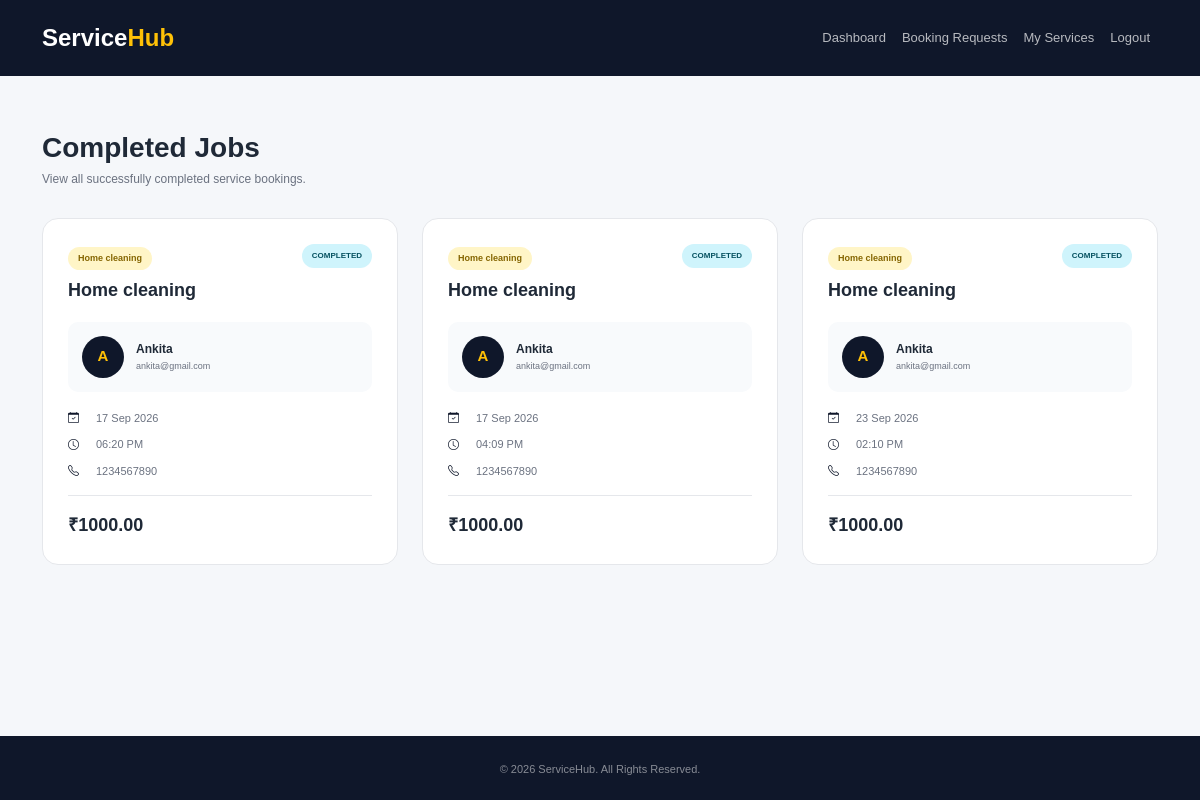
/provider-completed-jobs/ (signed in), run on the app's committed database.
### service_app/models.py (models this page shows, shortened)
class Booking(models.Model):
    STATUS_CHOICES = [
        ("pending", "Pending"),
        ("confirmed", "Confirmed"),
        ("completed", "Completed"),
        ("cancelled", "Cancelled"),
    ]
    customer = models.ForeignKey(
        CustomerProfile,
        on_delete=models.CASCADE
    )
    service = models.ForeignKey(
        Service,
        on_delete=models.CASCADE
    )
    provider = models.ForeignKey(
        ProviderProfile,
        on_delete=models.CASCADE
    )
    booking_date = models.DateField()
    booking_time = models.TimeField()
    message = models.TextField(blank=True)
    status = models.CharField(
        max_length=20,
        choices=STATUS_CHOICES,
        default="pending"
    )
    created_at = models.DateTimeField(auto_now_add=True)

class Service(models.Model):
    provider = models.ForeignKey(
        ProviderProfile,
        on_delete=models.CASCADE,
        null=True,
        blank=True
    )
    category = models.ForeignKey(
        Category,
        on_delete=models.CASCADE
    )
    name = models.CharField(max_length=150)
    description = models.TextField()
    price = models.DecimalField(
        max_digits=10,
        decimal_places=2
    )
    is_active = models.BooleanField(default=True)
    created_at = models.DateTimeField(auto_now_add=True)

class Category(models.Model):
    name = models.CharField(max_length=100, unique=True)
    description = models.TextField(blank=True)

class CustomerProfile(models.Model):
    user = models.OneToOneField(User, on_delete=models.CASCADE)
    phone = models.CharField(max_length=15, blank=True)
    address = models.TextField(blank=True)

### service_app/views.py (the view)
# urls.py: path("provider-completed-jobs/", views.provider_completed_jobs, name="provider_completed_jobs"),
@login_required(login_url="login")
def provider_completed_jobs(request):
    if not hasattr(request.user, "providerprofile"):
        return redirect("dashboard")
    provider = request.user.providerprofile
    completed_jobs = Booking.objects.filter(
        provider=provider,
        status="completed"
    ).order_by("-id")
    return render(request, "provider_completed_jobs.html", {
        "completed_jobs": completed_jobs
    })

### templates/provider_completed_jobs.html (shortened to what this page needs)
<!DOCTYPE html>
<html lang="en">
<head>
    <link href="https://cdn.jsdelivr.net/npm/bootstrap@5.3.8/dist/css/bootstrap.min.css" rel="stylesheet">
    <link rel="stylesheet" href="https://cdn.jsdelivr.net/npm/bootstrap-icons@1.13.1/font/bootstrap-icons.min.css">
</head>
<body>
<nav class="navbar navbar-expand-lg navbar-dark">
    <div class="container">
        <a href="{% url 'home' %}" class="navbar-brand">
            Service<span>Hub</span>
        </a>
        <div class="collapse navbar-collapse" id="navbarMenu">
            <ul class="navbar-nav ms-auto">
                <li class="nav-item">
                    <a href="{% url 'provider_dashboard' %}" class="nav-link">
                        Dashboard
                    </a>
                </li>
                <li class="nav-item">
                    <a href="{% url 'provider_booking_list' %}" class="nav-link">
                        Booking Requests
                    </a>
                </li>
                <li class="nav-item">
                    <a href="{% url 'provider_service_list' %}" class="nav-link">
                        My Services
                    </a>
                </li>
                <li class="nav-item">
                    <a href="{% url 'logout' %}" class="nav-link">
                        Logout
                    </a>
                </li>
            </ul>
        </div>
    </div>
</nav>
<section class="page-section">
    <div class="container">
        <h1 class="page-title">
            Completed Jobs
        </h1>
        <p class="page-subtitle">
            View all successfully completed service bookings.
        </p>
        {% if completed_jobs %}
            <div class="row g-4">
                {% for booking in completed_jobs %}
                    <div class="col-lg-4 col-md-6">
                        <div class="job-card">
                            <div class="job-top">
                                <div>
                                    <span class="category">
                                        {{ booking.service.category.name }}
                                    </span>
                                    <h4>
                                        {{ booking.service.name }}
                                    </h4>
                                </div>
                                <span class="status">
                                    Completed
                                </span>
                            </div>
                            <div class="customer-box">
                                <div class="avatar">
                                    {{ booking.customer.user.username|first|upper }}
                                </div>
                                <div>
                                    <span class="customer-name">
                                        {{ booking.customer.user.username }}
                                    </span>
                                    <span class="customer-email">
                                        {{ booking.customer.user.email }}
                                    </span>
                                </div>
                            </div>
                            <div class="info-row">
                                <i class="bi bi-calendar-check"></i>
                                <span>
                                    {{ booking.booking_date|date:"d M Y" }}
                                </span>
                            </div>
                            <div class="info-row">
                                <i class="bi bi-clock"></i>
                                <span>
                                    {{ booking.booking_time|time:"h:i A" }}
                                </span>
                            </div>
                            {% if booking.customer.phone %}
                                <div class="info-row">
                                    <i class="bi bi-telephone"></i>
                                    <span>
                                        {{ booking.customer.phone }}
                                    </span>
                                </div>
                            {% endif %}
                            <div class="price">
                                ₹{{ booking.service.price }}
                            </div>
                        </div>
                    </div>
                {% endfor %}
            </div>
        {% endif %}
    </div>
</section>
<footer>
    <div class="container">
        © {% now "Y" %} ServiceHub. All Rights Reserved.
    </div>
</footer>
</body>
</html>

### templates/provider_completed_jobs.html (style rules this page uses)
* { box-sizing: border-box; }
body { margin: 0; font-family: Arial, sans-serif; background: #f5f7fa; color: #1f2937; }
a { text-decoration: none; }
.navbar { padding: 15px 0; background: #0f172a; }
.navbar-brand { color: white !important; font-size: 24px; font-weight: 800; }
.navbar-brand span { color: #ffc107; }
.nav-link { color: rgba(255,255,255,0.70) !important; font-size: 13px; }
.page-section { min-height: calc(100vh - 140px); padding: 55px 0; }
.page-title { margin-bottom: 5px; font-size: 28px; font-weight: 800; }
.page-subtitle { margin-bottom: 30px; color: #6b7280; font-size: 12px; }
.job-card { height: 100%; padding: 25px; background: white; border: 1px solid #e5e7eb; border-radius: 16px; transition: 0.2s; }
.job-top { display: flex; justify-content: space-between; align-items: flex-start; gap: 10px; }
.category { display: inline-block; padding: 5px 10px; margin-bottom: 10px; background: #fff5c7; color: #856500; border-radius: 20px; font-size: 9px; font-weight: 800; }
.job-card h4 { margin-bottom: 20px; font-size: 18px; font-weight: 800; }
.status { padding: 6px 10px; background: #cff4fc; color: #055160; border-radius: 20px; font-size: 8px; font-weight: 800; text-transform: uppercase; }
.customer-box { display: flex; align-items: center; gap: 12px; padding: 14px; margin-bottom: 18px; background: #f8fafc; border-radius: 10px; }
.avatar { width: 42px; height: 42px; display: flex; align-items: center; justify-content: center; background: #0f172a; color: #ffc107; border-radius: 50%; font-size: 15px; font-weight: 800; }
.customer-name { display: block; font-size: 12px; font-weight: 800; }
.customer-email { display: block; margin-top: 2px; color: #6b7280; font-size: 9px; }
.info-row { display: flex; gap: 10px; margin-bottom: 10px; color: #6b7280; font-size: 11px; }
.info-row i { width: 18px; color: #0f172a; }
.price { padding-top: 16px; margin-top: 16px; border-top: 1px solid #e5e7eb; font-size: 18px; font-weight: 800; }
footer { padding: 25px 0; background: #0f172a; color: rgba(255,255,255,0.50); text-align: center; font-size: 11px; }

### data on the page
Booking: service.category.name "Home cleaning", service.name "Home cleaning", customer.user.username|first "A", customer.user.username "Ankita", customer.user.email "ankita@gmail.com", booking_date "17 Sep 2026", booking_time "06:20 PM", customer.phone "1234567890", service.price "1000.00"
Booking: service.category.name "Home cleaning", service.name "Home cleaning", customer.user.username|first "A", customer.user.username "Ankita", customer.user.email "ankita@gmail.com", booking_date "17 Sep 2026", booking_time "04:09 PM", customer.phone "1234567890", service.price "1000.00"
Booking: service.category.name "Home cleaning", service.name "Home cleaning", customer.user.username|first "A", customer.user.username "Ankita", customer.user.email "ankita@gmail.com", booking_date "23 Sep 2026", booking_time "02:10 PM", customer.phone "1234567890", service.price "1000.00"
